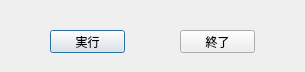
<?xml version="1.0" encoding="UTF-8"?>
<ui version="4.0">
 <class>MapToolEmitPointSampleDialogBase</class>
 <widget class="QDialog" name="MapToolEmitPointSampleDialogBase">
  <property name="geometry">
   <rect>
    <x>0</x>
    <y>0</y>
    <width>305</width>
    <height>72</height>
   </rect>
  </property>
  <property name="windowTitle">
   <string>MapToolEmitPoint Sample</string>
  </property>
  <widget class="QPushButton" name="pushButton_Exec">
   <property name="geometry">
    <rect>
     <x>50</x>
     <y>30</y>
     <width>75</width>
     <height>23</height>
    </rect>
   </property>
   <property name="text">
    <string>実行</string>
   </property>
  </widget>
  <widget class="QPushButton" name="pushButton_Close">
   <property name="geometry">
    <rect>
     <x>180</x>
     <y>30</y>
     <width>75</width>
     <height>23</height>
    </rect>
   </property>
   <property name="text">
    <string>終了</string>
   </property>
  </widget>
 </widget>
 <resources/>
 <connections>
  <connection>
   <sender>pushButton_Exec</sender>
   <signal>clicked()</signal>
   <receiver>MapToolEmitPointSampleDialogBase</receiver>
   <slot>pushExec()</slot>
   <hints>
    <hint type="sourcelabel">
     <x>71</x>
     <y>37</y>
    </hint>
    <hint type="destinationlabel">
     <x>30</x>
     <y>16</y>
    </hint>
   </hints>
  </connection>
  <connection>
   <sender>pushButton_Close</sender>
   <signal>clicked()</signal>
   <receiver>MapToolEmitPointSampleDialogBase</receiver>
   <slot>pushClose()</slot>
   <hints>
    <hint type="sourcelabel">
     <x>217</x>
     <y>43</y>
    </hint>
    <hint type="destinationlabel">
     <x>226</x>
     <y>18</y>
    </hint>
   </hints>
  </connection>
 </connections>
 <slots>
  <slot>pushExec()</slot>
  <slot>pushClose()</slot>
 </slots>
</ui>
